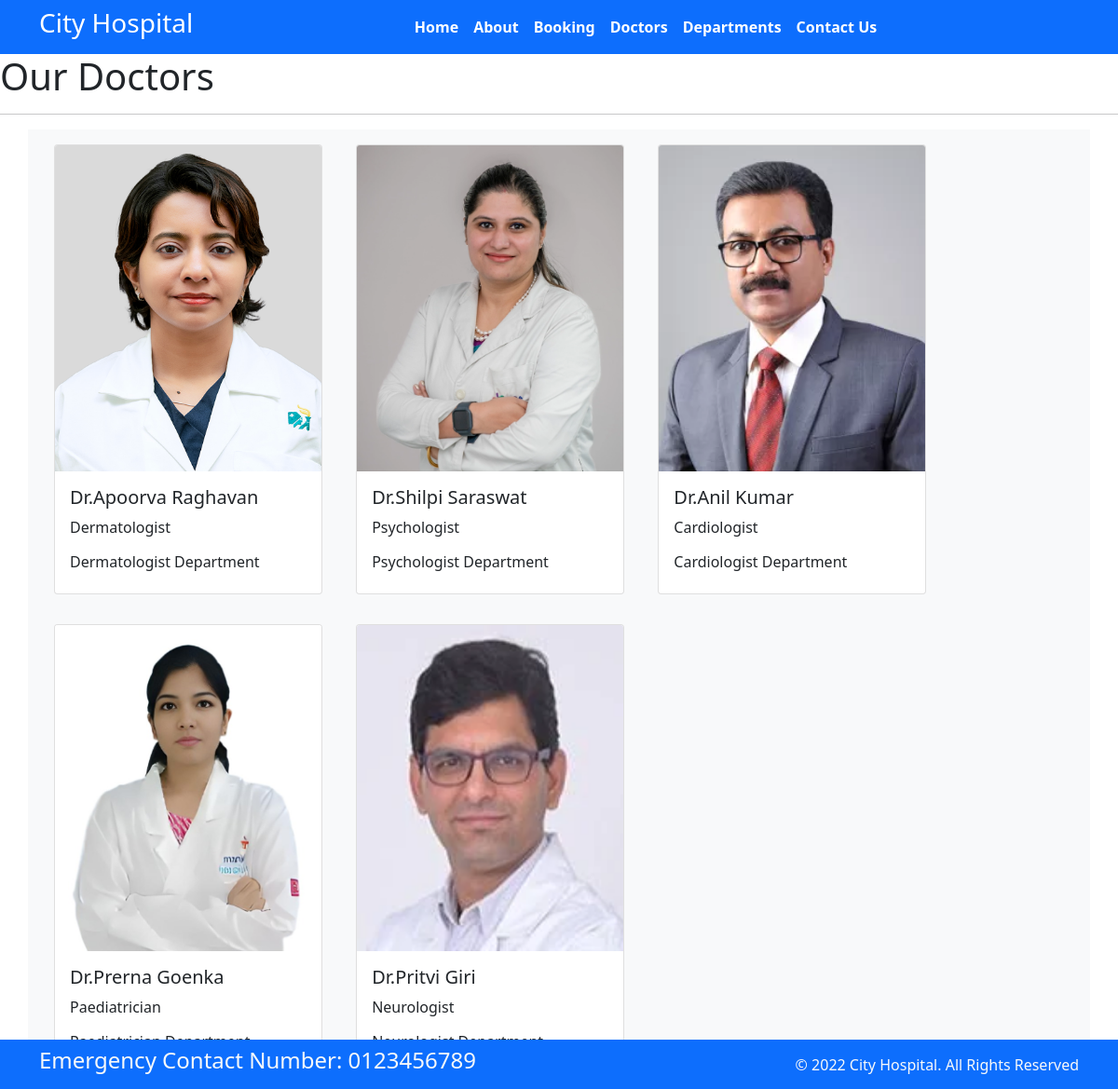
The app's page /doctors/ with its own data.
### home/models.py (models this page shows, shortened)
class Doctors(models.Model):
    doc_name = models.CharField(max_length=255)
    doc_spec = models.CharField(max_length=255)
    dep_name = models.ForeignKey(Departments, on_delete=models.CASCADE)
    doc_image = models.ImageField(upload_to='doctors')

### home/views.py (the view)
# urls.py: path('doctors/',views.doctors,name='doctors'),
def doctors(request):
    dict_doc = {
        'doctors':Doctors.objects.all()
    }
    return render(request,'doctors.html',dict_doc)

### templates/doctors.html (shortened to what this page needs)
{% extends 'base.html' %}
{% block content %}
<h1 class="text-centre">Our Doctors</h1>
<hr>
<div class="container text-centre bg-light">
{% for d in doctors %}
<div class="card text-centre mx-3 my-3" style="width: 18rem;display:inline-block">
  <img src="{{d.doc_image.url}}" class="card-img-top img-fluid" style="height:350px; object-fit:cover;" alt="Doctor">
  <div class="card-body">
    <h5 class="card-title">Dr.{{ d.doc_name }}</h5>
    <p class="card-text">{{ d.doc_spec }}</p>
    <h6>{{ d.doc_spec }} Department</h6>
    </div>
</div>
{% endfor %}
</div>
{% endblock %}

### templates/base.html (shortened to what this page needs)
{% load static %}
<!DOCTYPE html>
<html>
  <head>
    <link rel="stylesheet"
      href=" https://cdn.jsdelivr.net/npm/bootstrap@5.1.3/dist/css/bootstrap.min.css ">
    <link rel="stylesheet"
      href="https://use.fontawesome.com/releases/v5.2.0/css/all.css">
    <link rel="stylesheet"
      href="{% static '/css/style.css' %}">
  </head>
  <body>
    <nav class="navbar bg-primary navbar-expand-md ">
      <div class="container">
        <div class="col-2 text-left pl-md-0">
          <h3 class="text-white"> City Hospital </h3>
        </div>
        <div
          class="collapse navbar-collapse justify-content-center col-md-8 navbar-collapse-3">
          <ul class="navbar-nav justify-content-center  fw-bold">
            <li class="nav-item active">
              <a class="nav-link text-white" href="{% url 'home' %}">Home </a>
            </li>
            <li class="nav-item">
              <a class="nav-link text-white" href="{% url 'about' %}">About</a>
            </li>
            <li class="nav-item">
              <a class="nav-link text-white" href="{% url 'booking' %}">Booking</a>
            </li>
            <li class="nav-item">
              <a class="nav-link text-white" href="{% url 'doctors' %}">Doctors</a>
            </li>
			 <li class="nav-item">
              <a class="nav-link text-white" href="{% url 'department' %}">Departments</a>
            </li>
            <li class="nav-item">
              <a class="nav-link text-white" href="{% url 'contact' %}">Contact Us</a>
            </li>
          </ul>
        </div>
      </div>
    </nav>
     {% block content %} {% endblock %}
    <section class="fixed-bottom">
      <footer class="pt-2 pb-2  bg-primary text-light">
        <div class="container">
          <div class="row align-items-center">
            <div class="col-12 col-md-8">
              <h4>Emergency Contact Number: 0123456789</h4>
            </div>
            <div class="col-12 col-md-4 mt-4 mt-md-0 text-center text-md-end">
              © 2022 City Hospital. All Rights Reserved
            </div>
          </div>
        </div>
      </footer>
    </section>
  </body>
</html>

### records on screen
Doctors: doc_image (picture), doc_name "Apoorva Raghavan", doc_spec "Dermatologist"
Doctors: doc_image (picture), doc_name "Shilpi Saraswat", doc_spec "Psychologist"
Doctors: doc_image (picture), doc_name "Anil Kumar", doc_spec "Cardiologist"
Doctors: doc_image (picture), doc_name "Prerna Goenka", doc_spec "Paediatrician"
Doctors: doc_image (picture), doc_name "Pritvi Giri", doc_spec "Neurologist"
